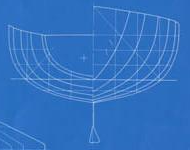
#> input picture extracted_pdf_assets/Bateaux_oct69/crop_body_plan.png, 190 x 150 px
$ python measure_stations.py
#> lines starting #> are read from the running program, lines starting #| are printed output that depends on the picture
import cv2
import numpy as np

bp = cv2.imread("extracted_pdf_assets/Bateaux_oct69/crop_body_plan.png")
#> bp is the input picture: shape (150, 190, 3); mean B, G, R 193.4, 114, 50
h, w, _ = bp.shape
#> h = 150; w = 190

# Centerline is x=90, WL is y=73
# Body plan shows:
# Left half (x < 90): aft stations 0, 1, 2, 3, 4, 5
# Right half (x > 90): forward stations 6, 7, 8, 9, 10
# Let's inspect brightness profile along horizontal lines at various heights (waterlines):
# y=33 (sheer), y=53 (WL+1), y=73 (DWL), y=93 (WL-1 / canoe body keel)

gray = cv2.cvtColor(bp, cv2.COLOR_BGR2GRAY)
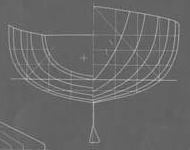
#> gray: shape (150, 190); min 68, max 207, mean 103.9

print("Body plan shape:", w, h)
#| Body plan shape: 190 150
for y in [30, 45, 60, 73, 85, 95]:
    row = gray[y, :]
    peaks_left = np.where((row > 140) & (np.arange(w) < 88))[0]
    peaks_right = np.where((row > 140) & (np.arange(w) > 92))[0]
    print(f"y={y}: left peaks at {peaks_left}, right peaks at {peaks_right}")
#> this loop made 6 passes
#> (peaks_left, peaks_right) on passes 1 to 6: ([13, 20, 21, 23], [115, 141, 156, 167, 175]), ([21, 46], [137, 165, 173]), ([25, 49], [159, 173]), ([67, 76, 77], [99, 135, 160]), ([33, 51, 52, 75, 76, 77], [118, 119, 133, 134, 145, 146]), ([67], [97, 108, 118, 119, 128])
#| y=30: left peaks at [13 20 21 23], right peaks at [115 141 156 167 175]
#| y=45: left peaks at [21 46], right peaks at [137 165 173]
#| y=60: left peaks at [25 49], right peaks at [159 173]
#| y=73: left peaks at [67 76 77], right peaks at [ 99 135 160]
#| y=85: left peaks at [33 51 52 75 76 77], right peaks at [118 119 133 134 145 146]
#| y=95: left peaks at [67], right peaks at [ 97 108 118 119 128]
